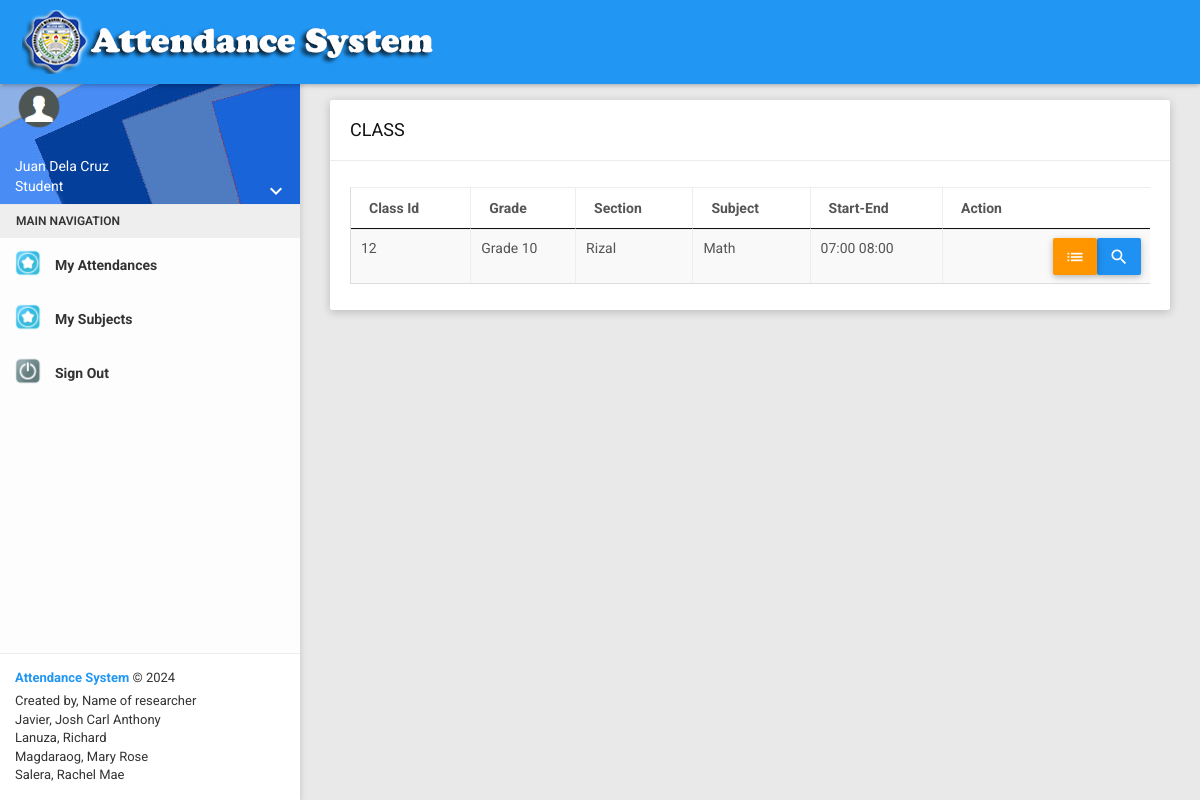
Page /main/class.php?tid=2 (signed in) on the committed database.
### tables this page shows
CREATE TABLE `tbl_class` (
  `id` int(11) NOT NULL,
  `facId` int(11) NOT NULL,
  `grade` varchar(50) NOT NULL,
  `section` text NOT NULL,
  `subject` varchar(255) NOT NULL DEFAULT 'Science',
  `start` text NOT NULL,
  `end` text NOT NULL,
  `status` enum('Active','Inactive') NOT NULL DEFAULT 'Active',
  `classyr` varchar(25) NOT NULL
);

### config.php (called while the page is built, shortened)
<?php
function db_connect()
{
  $hostname="localhost";
  $username="root";
  $password="";
  $dbname="webfaceattendancedb";
    $db = new PDO("mysql:host=$hostname;dbname=$dbname", $username, $password);
    $db->setAttribute(PDO::ATTR_ERRMODE, PDO::ERRMODE_EXCEPTION);
    return $db;
}
function my_query($qry)
{
    $db = db_connect();
    $query = $qry;
    $value = $db->query($query);
    return $value;
}
?>

### main/class.php (the view, shortened to what this page needs)
<?php include_once('layout/head.php'); ?>
<section class="content">
    <div class="container-fluid">
        <div class="row clearfix">
            <div class="col-lg-12 col-md-12 col-sm-12 col-xs-12">
                <div class="card">
                    <div class="header">
                        <h2>
                            CLASS
                        </h2>
                    </div>
                    <div class="body">
                        <div class="table-responsive">
                            <?php if(isset($_GET['tid'])){ ?>
                            <table class="table table-bordered table-striped table-hover js-basic-example dataTable">
                                <thead>
                                <tr>
                                    <th>Class Id </th>
                                    <th>Grade</th>
                                    <th>Section</th>
                                    <th>Subject</th>
                                    <th>Start-End</th>
                                    <th width="160px">Action</th>
                                </tr>
                                </thead>
                                <tbody>
                                <?php
                                $tid=$_GET['tid'];
                                $classyr = $_SESSION['classyr'];
                                    $result = my_query("SELECT *,c.id as classId,CONCAT(fname,' ',lname)teacher,CONCAT(grade,'-',section,'-',subject)classInfo ,c.id as cid FROM tbl_class c INNER JOIN tbl_users u ON u.id=c.facId
                                    WHERE classyr='$classyr' AND  facId='$tid' ORDER BY c.id DESC");
                                for ($i = 1; $row = $result->fetch(); $i++) {
                                    $id = $row['cid']; ?>
                                    <tr>
                                        <td><?= $row['classId']; ?></td>
                                        <td><?= $row['grade']; ?></td>
                                        <td><?= $row['section']; ?></td>
                                        <td><?= $row['subject']; ?></td>
                                        <td><?= $row['start'].' ' . $row['end']; ?></td>
                                        <td>
                                            <a title="View Student" href="studclass.php?classId=<?= $id; ?>&grade=<?= $row['grade']; ?>&section=<?= $row['section']; ?>&classInfo=<?= $row['teacher'] . '/' . $row['classInfo']; ?>"
                                               class="btn right btn-primary waves-effect waves-light yellow darken-4 col s12">
                                                <i class="material-icons">search</i> </a>
                                            <a title="View Attendance" href="studclassattendance.php?classId=<?= $id; ?>&grade=<?= $row['grade']; ?>&section=<?= $row['section']; ?>&classInfo=<?= $row['teacher'] . '/' . $row['classInfo']; ?>"
                                               class="btn right btn-warning waves-effect waves-light yellow darken-4 col s12">
                                                <i class="material-icons">list</i> </a>
                                        </td>
                                    </tr>
                                <?php } ?>
                                </tbody>
                            </table>
                            <?php }?>
                        </div>
                    </div>
                </div>
            </div>
        </div>
    </div>
</section>
<?php include_once('layout/footer1.php'); ?>

### rows in the picture
tbl_class: id "12", grade "Grade 10", section "Rizal", subject "Math", start "07:00", end "08:00"

### other values in the picture
$_SESSION['name'] "Juan Dela Cruz"
$user_role "Student"
$attendancesLabel "My Attendances"
$subjectsLabel "My Subjects"
$system_title "Attendance System"
